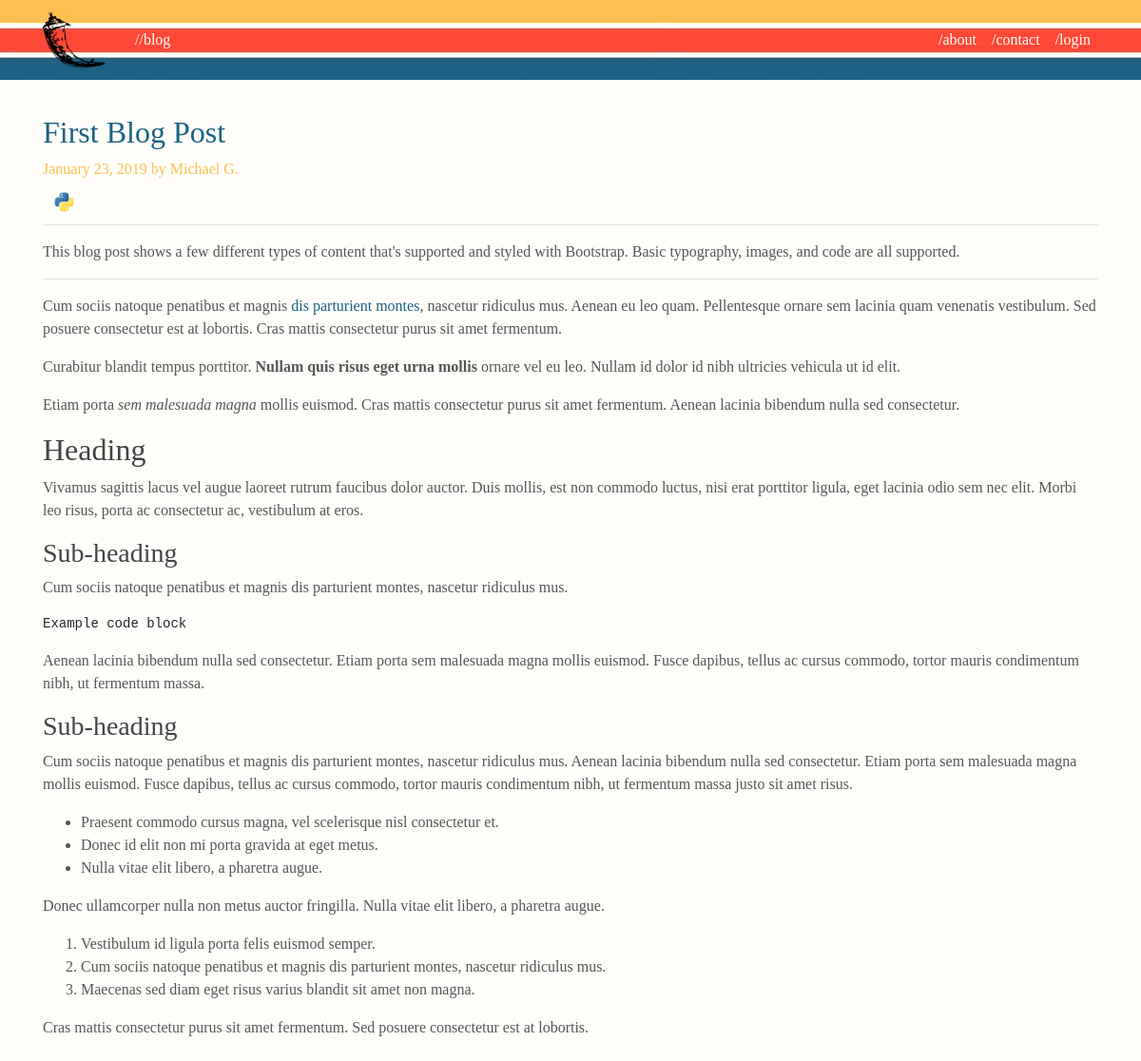
The page /post/first-blog-post on the database as committed earlier.
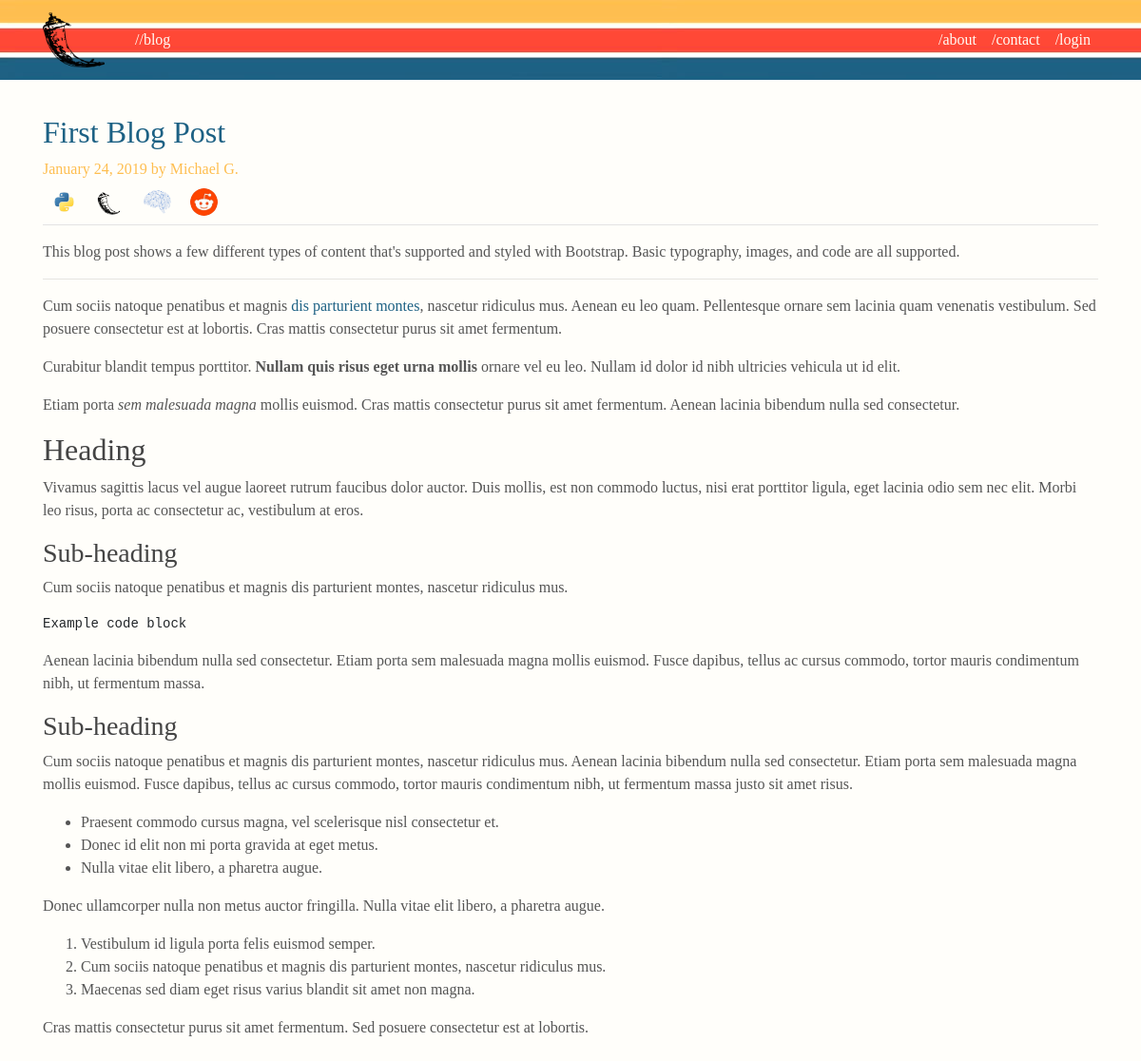
The same page on the database as committed later.
### personal_blog/models.py (models this page shows, shortened)
class Post(ResourceMixin, db.Model):
    id = db.Column(db.Integer, primary_key=True)
    title = db.Column(db.String(100), nullable=False)
    slug = db.Column(db.String(100), unique=True, nullable=False)
    date_posted = db.Column(db.DateTime, nullable=False, default=datetime.utcnow)
    content = db.Column(db.Text, nullable=False)
    user_id = db.Column(db.Integer, db.ForeignKey('user.id'), nullable=False)
    tags = db.relationship('Tag', secondary=posts_and_tags, lazy='subquery', backref=db.backref('pages', lazy=True))

class Tag(ResourceMixin, db.Model):
    id = db.Column(db.Integer, primary_key=True)
    slug = db.Column(db.String(20), unique=True, nullable=False)
    tag_name = db.Column(db.String(20), unique=True, nullable=False)
    image_file = db.Column(db.String(20), nullable=False, default='default.jpg')

### personal_blog/routes.py (the view)
@app.route("/post/<slug>")
def post(slug):
    post = Post.query.filter_by(slug=slug).first_or_404()
    print(post)
    return render_template('post.html', title=post.title, post=post)

### personal_blog/lib/util_sqlalchemy.py (called while the page is built)
    def __str__(self):
        obj_id = hex(id(self))
        columns = self.__table__.c.keys()
        values = ', '.join("%s=%r" % (n, getattr(self, n)) for n in columns)
        return '<%s %s(%s)>' % (obj_id, self.__class__.__name__, values)

### personal_blog/templates/post.html (shortened to what this page needs)
{% extends "layout.html" %} {% block content %}
<div class="row" id="blog_post">
    <div class="blog-post">
        <div class="row">
            <article class="media content-section">
                <div class="col-sm-12 blog-main">
                    <div class="media-body">
                        <div class="article-metadata">
                            <h2> <a href="{{ url_for('post', slug=post.slug) }}">{{ post.title }}</a></h2>
                            <p class="blog-post-meta">{{ post.date_posted.strftime('%B %d, %Y') }} by {{ post.author.alias }} </p>
                            {% for tag in post.tags %}
                            <a href="{{ url_for('tag_posts', slug=tag.slug) }}" , title="{{ tag.tag_name }}">
                                <img class="img-fluid rounded-circle article-img" src="{{ url_for('static', filename='images/tags/'+ tag.image_file) }}">
                            </a>
                            {% endfor %}
                        </div>
                        <p class="article-content">{{ post.content|safe }}</p>
                    </div>
            </article>
            </div>
        </div>
    </div>
    {% endblock content %}

Rows that differ between the two databases and show on the page:
changed Post "First Blog Post": date_posted "January 23, 2019" → "January 24, 2019"
now on this page (row edited): Tag: image_file (picture)
now on this page (row edited): Tag: image_file (picture)
added Tag: image_file (picture)
